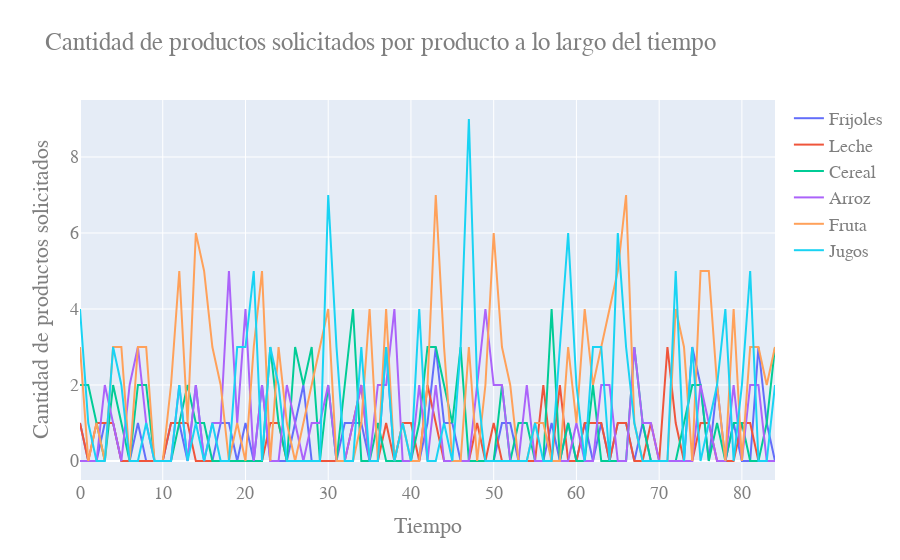
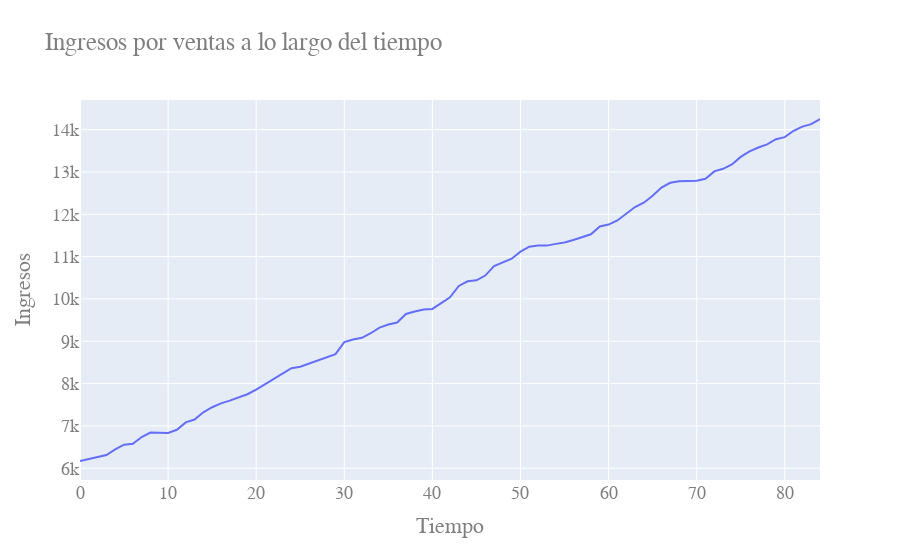
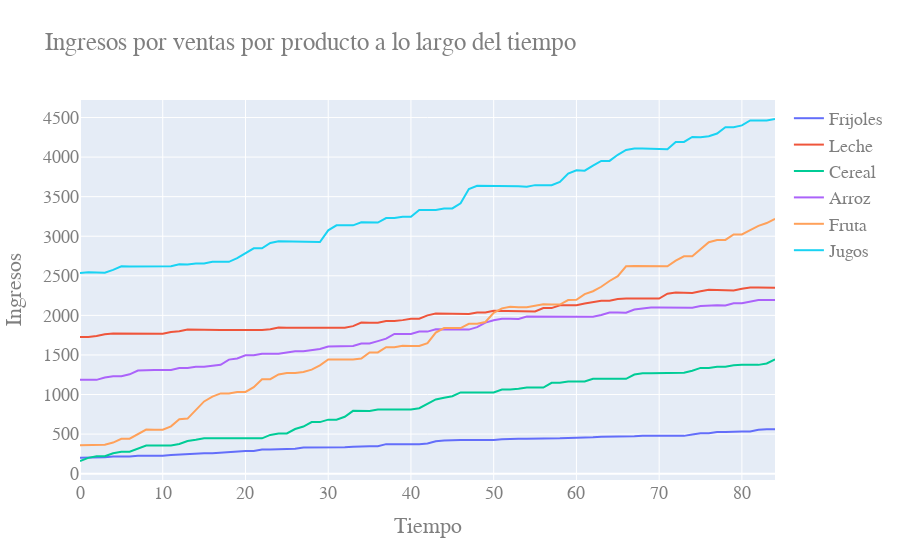
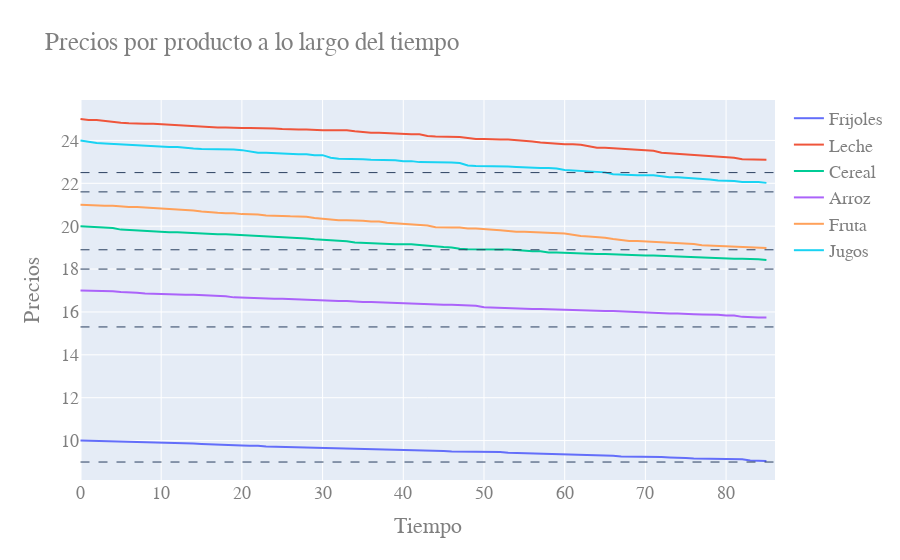

Notebook code cell kept with these figures, in order:
### Markdown cell above
# Gráficas de resultados

### Code cell
# 1. Gráfica del precio por producto a lo largo del tiempo 
fig = go.Figure()
for producto in cantidades_solicitadas_en_tiempo:
    fig.add_trace(go.Scatter(x=np.arange(len(cantidades_solicitadas_en_tiempo[producto][1:])), y=cantidades_solicitadas_en_tiempo[producto][1:], name=producto))

fig.update_layout(title="Cantidad de productos solicitados por producto a lo largo del tiempo", xaxis_title="Tiempo", yaxis_title="Cantidad de productos solicitados")
fig.update_layout(font=dict(family="Courier New, monospace", size=18, color="#7f7f7f"))
fig.show()

# 2. Gráfica de los ingresos por ventas a lo largo del tiempo 
fig = go.Figure()
fig.add_trace(go.Scatter(x=np.arange(len(ingresos_en_tiempo[1:])), y=ingresos_en_tiempo[1:], name="Ingresos"))
fig.update_layout(title="Ingresos por ventas a lo largo del tiempo", xaxis_title="Tiempo", yaxis_title="Ingresos")
fig.update_layout(font=dict(family="Courier New, monospace", size=18, color="#7f7f7f"))
fig.show()

# 3. Gráfica de los ingresos por ventas por producto a lo largo del tiempo
fig = go.Figure()
for producto in ingresos_por_producto_en_tiempo:
    fig.add_trace(go.Scatter(x=np.arange(len(ingresos_por_producto_en_tiempo[producto][1:])), y=ingresos_por_producto_en_tiempo[producto][1:], name=producto))
fig.update_layout(title="Ingresos por ventas por producto a lo largo del tiempo", xaxis_title="Tiempo", yaxis_title="Ingresos")
fig.update_layout(font=dict(family="Courier New, monospace", size=18, color="#7f7f7f"))
fig.show()

# 4. Gráfica de los precios por producto a lo largo del tiempo
fig = go.Figure()
for producto in precios_por_producto_en_tiempo:
    fig.add_trace(go.Scatter(x=np.arange(len(precios_por_producto_en_tiempo[producto])), y=precios_por_producto_en_tiempo[producto], name=producto))
    # Vamos a agregar una línea horizontal punteada que sea el límite inferior del precio del producto y que sea del mismo color que la línea del producto
    fig.add_shape(type="line", x0=0, y0=limite_inferior[producto], x1=len(precios_por_producto_en_tiempo[producto]), y1=limite_inferior[producto], line=dict(color=fig.data[-1].line.color, width=1, dash="dash"))
fig.update_layout(title="Precios por producto a lo largo del tiempo", xaxis_title="Tiempo", yaxis_title="Precios")
fig.update_layout(font=dict(family="Courier New, monospace", size=18, color="#7f7f7f"))
fig.show()

# 5. Gráfica de la cantidad de clientes que en el tiempo decide comprar un producto
fig = go.Figure()
fig.add_trace(go.Scatter(x=np.arange(len(clientes_nuevos_tiempo)), y=clientes_nuevos_tiempo, name="Clientes"))
fig.update_layout(title="Cantidad de clientes que en el tiempo decide comprar un producto", xaxis_title="Tiempo", yaxis_title="Cantidad de clientes")
fig.update_layout(font=dict(family="Courier New, monospace", size=18, color="#7f7f7f"))
fig.show()

# 6. Gráfica de pie para los métodos de descuento aplicados
fig = go.Figure(data=[go.Pie(labels=list(METODOS_DESCUENTO.keys()), values=list(METODOS_DESCUENTO.values()))])
fig.update_layout(title="Métodos de descuento aplicados")
fig.update_layout(font=dict(family="Courier New, monospace", size=18, color="#7f7f7f"))
fig.show()

# 7. Gráfica de la cantidad de descuentos aplicados a lo largo del tiempo
fig = go.Figure()
fig.add_trace(go.Scatter(x=np.arange(len(cantidad_de_descuentos_aplicados_tiempo)), y=cantidad_de_descuentos_aplicados_tiempo, name="Descuentos"))
fig.update_layout(title="Cantidad de descuentos aplicados a lo largo del tiempo", xaxis_title="Tiempo", yaxis_title="Cantidad de descuentos")
fig.update_layout(font=dict(family="Courier New, monospace", size=18, color="#7f7f7f"))
fig.show()

# 8. Gráfica de barras de los productos solicitados 
fig = go.Figure(data=[go.Bar(x=list(CANTIDADES_SOLICITADAS.keys()), y=list(CANTIDADES_SOLICITADAS.values()))], layout=go.Layout(title="Cantidad de productos solicitados"))
# Agregamos diferentes colores a la gráfica
fig.update_traces(marker_color='rgb(158,202,225)', marker_line_color='rgb(8,48,107)', marker_line_width=1.5, opacity=0.6)
fig.update_layout(font=dict(family="Courier New, monospace", size=18, color="#7f7f7f"))
fig.show()

# 9. Gráfica de los productos que fueron solicitados y que no pudieron ser colocados debido a que el producto se había agoatado
fig = go.Figure(data=[go.Bar(x=list(CANTIDADES_NO_SATISFECHAS.keys()), y=list(CANTIDADES_NO_SATISFECHAS.values()))], layout=go.Layout(title="Cantidad de productos no satisfechos"))
fig.update_traces(marker_color='rgb(158,202,225)', marker_line_color='rgb(8,48,107)', marker_line_width=1.5, opacity=0.6)
fig.update_layout(font=dict(family="Courier New, monospace", size=18, color="#7f7f7f"))
fig.show()
